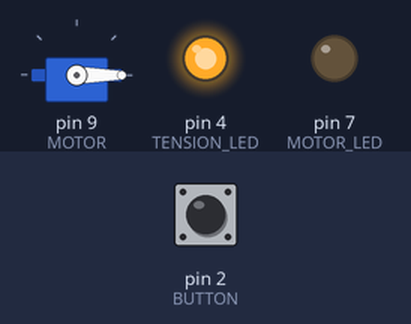
This sketch was run on a simulated Arduino Uno, built with avr-gcc and run on an emulated ATmega328P. Parts: servo, output pins drawn as LEDs (lit = HIGH). Inputs (shaded band) come from the test bench; at power-on: pin 2 (BUTTON) LOW. Random numbers use the default seed unless the sketch sets one.

Above: at 1.2 s.
1.3 s: pin 2 (BUTTON) pulled HIGH for 0.15 s
At 2.1 s:
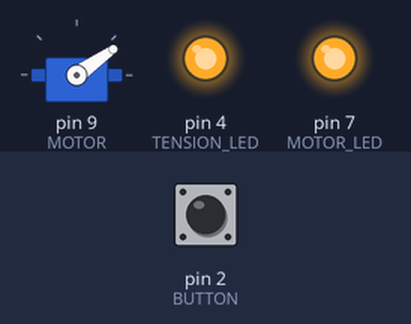
3.8 s: pin 2 (BUTTON) pulled HIGH for 3.2 s
At 5.1 s:
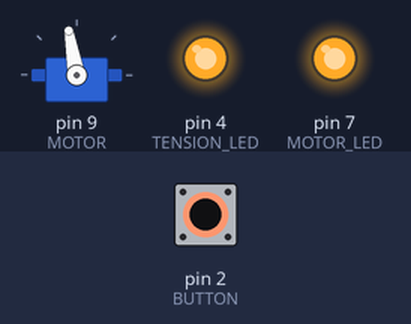
Timing chart, 0 to 8.5 s (numbered marks = the images above; inputs shaded):
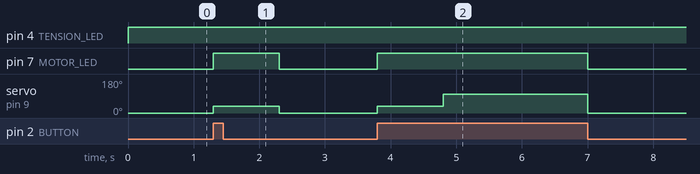

The sketch:

uselessBox.ino
```cpp
#include <Servo.h>

// constants won't change. They're used here to set pin numbers:
const int MOTOR_LED = 7;
const int TENSION_LED = 4;
const int BUTTON =  2;
const int MOTOR = 9;
const int MAX_ANGLE = 100;
Servo servo;

// variables will change:
int btnState = 0;         // variable for reading the pushbutton status

void setup() {
  // initialize the MOTOR_LED pin as an output:
  pinMode(MOTOR_LED, OUTPUT);
  pinMode(TENSION_LED, OUTPUT);
  // initialize the pushbutton pin as an input:
  pinMode(BUTTON, INPUT);
  servo.attach(MOTOR);
}

void loop() {
  // read the state of the pushbutton value:
  btnState = digitalRead(BUTTON);
  digitalWrite(TENSION_LED, HIGH);
  // check if the pushbutton is pressed. If it is, the btnState is HIGH:
  if (btnState == HIGH) {
    // turn MOTOR_LED on:
    digitalWrite(MOTOR_LED, HIGH);
    doBehaviour(random(1,4));
  } else {
    // turn MOTOR_LED off:
    digitalWrite(MOTOR_LED, LOW);
    servo.write(0);
  }
}


void doBehaviour(int nb){
  switch(nb) {
    case 0:
      behaviour0();
      break;
    case 1:
      behaviour1();
      break;
    case 2:
      behaviour2();
      break;
    default:
      behaviour0();
      break;
  }
}

void behaviour0(void) {
  while(btnState != LOW){
    btnState = digitalRead(BUTTON);
    servo.write(MAX_ANGLE);
  }
}

void behaviour1(void){
  servo.write(45);
  delay(500);
  servo.write(0);
  delay(1000);
  while(btnState != LOW){
    btnState = digitalRead(BUTTON);
    servo.write(MAX_ANGLE);
  }
}

void behaviour2(void){
  servo.write(35);
  delay(1000);
  while(btnState != LOW){
    btnState = digitalRead(BUTTON);
    servo.write(MAX_ANGLE);
  }
}
```

Measured:
- after the input at 1.3 s, pin 7 (MOTOR_LED): LOW → HIGH at once, → LOW 1.0 s later; servo on pin 9 (MOTOR): 0° → 35° at once, → 0° 1.0 s later
- after the input at 3.8 s, pin 7 (MOTOR_LED): LOW → HIGH at once, → LOW 3.2 s later; servo on pin 9 (MOTOR): 0° → 35° at once, → 100° 1.0 s later, → 0° 2.2 s later
